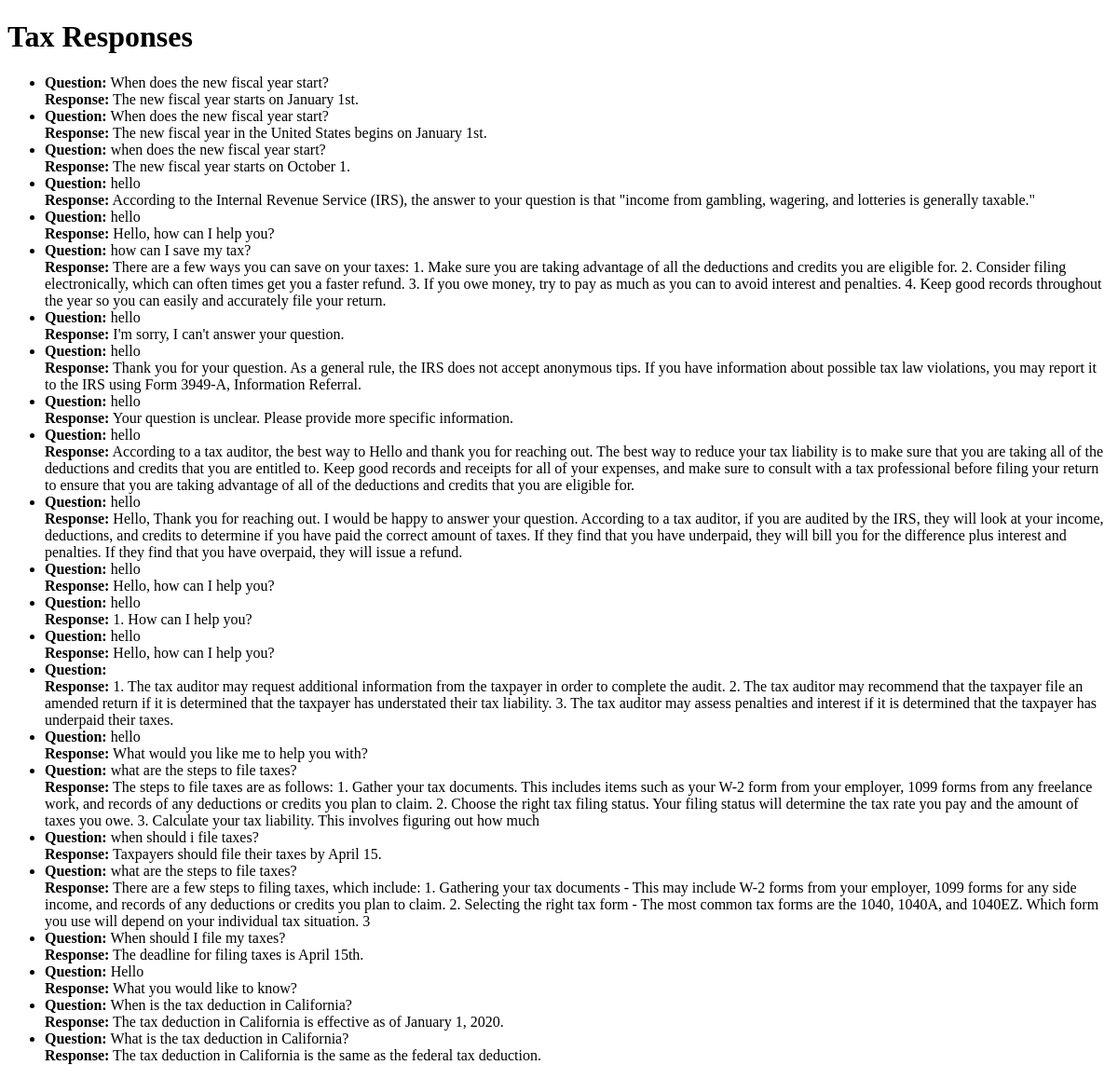
The app's page /responses, older data.
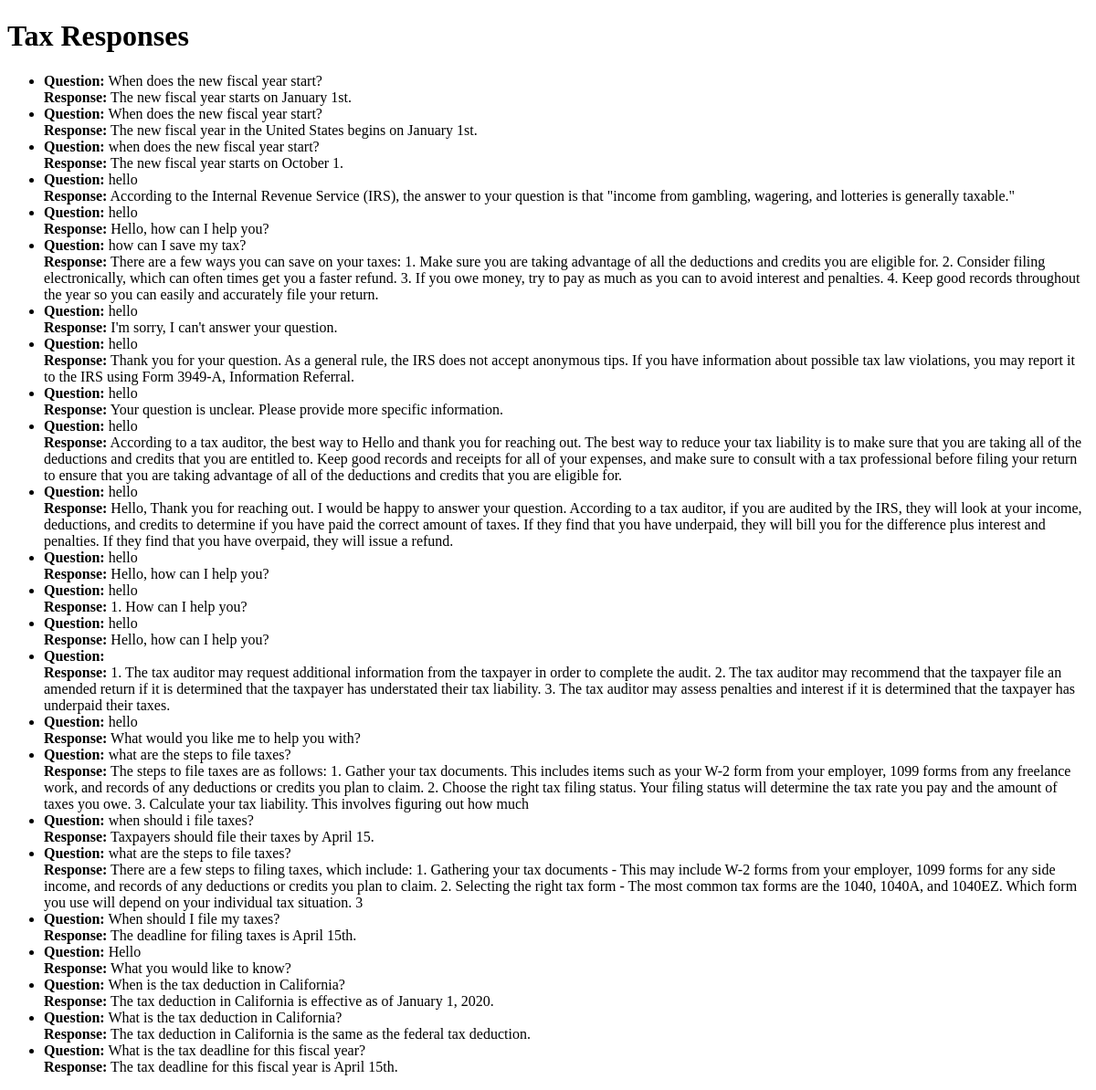
The same page, newer data.
### tables this page shows
CREATE TABLE responses (
            id INTEGER PRIMARY KEY,
            prompt TEXT,
            response TEXT
        );

### app.py (the view)
@app.route('/responses')
def responses():
    responses = get_all_responses()
    return render_template('responses.html', responses=responses)

### app.py (called while the page is built)
def get_all_responses():
    conn = sqlite3.connect('tax_responses.db')
    cursor = conn.cursor()
    cursor.execute("SELECT * FROM responses")
    responses = cursor.fetchall()
    conn.close()
    return responses

### templates/responses.html (shortened to what this page needs)
<!DOCTYPE html>
<html>
<head>
</head>
<body>
    <h1>Tax Responses</h1>
    <ul>
        {% for response in responses %}
            <li>
                <strong>Question:</strong> {{ response[1] }}<br>
                <strong>Response:</strong> {{ response[2] }}
            </li>
        {% endfor %}
    </ul>
</body>
</html>

Row changes from the older to the newer data that the page shows:
added responses: prompt "What is the tax deadline for this fiscal year?", response "The tax deadline for this fiscal year is April 15th."
